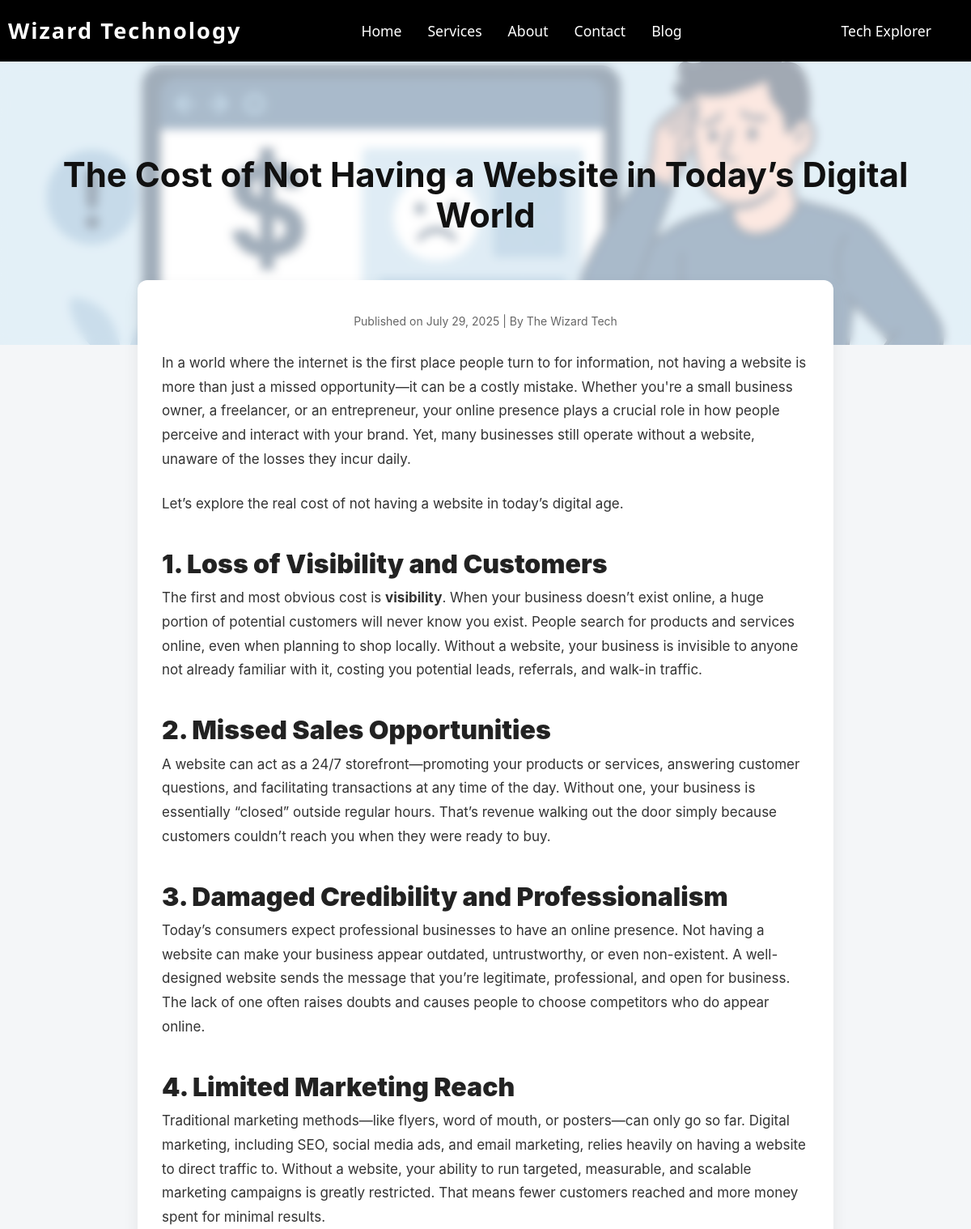
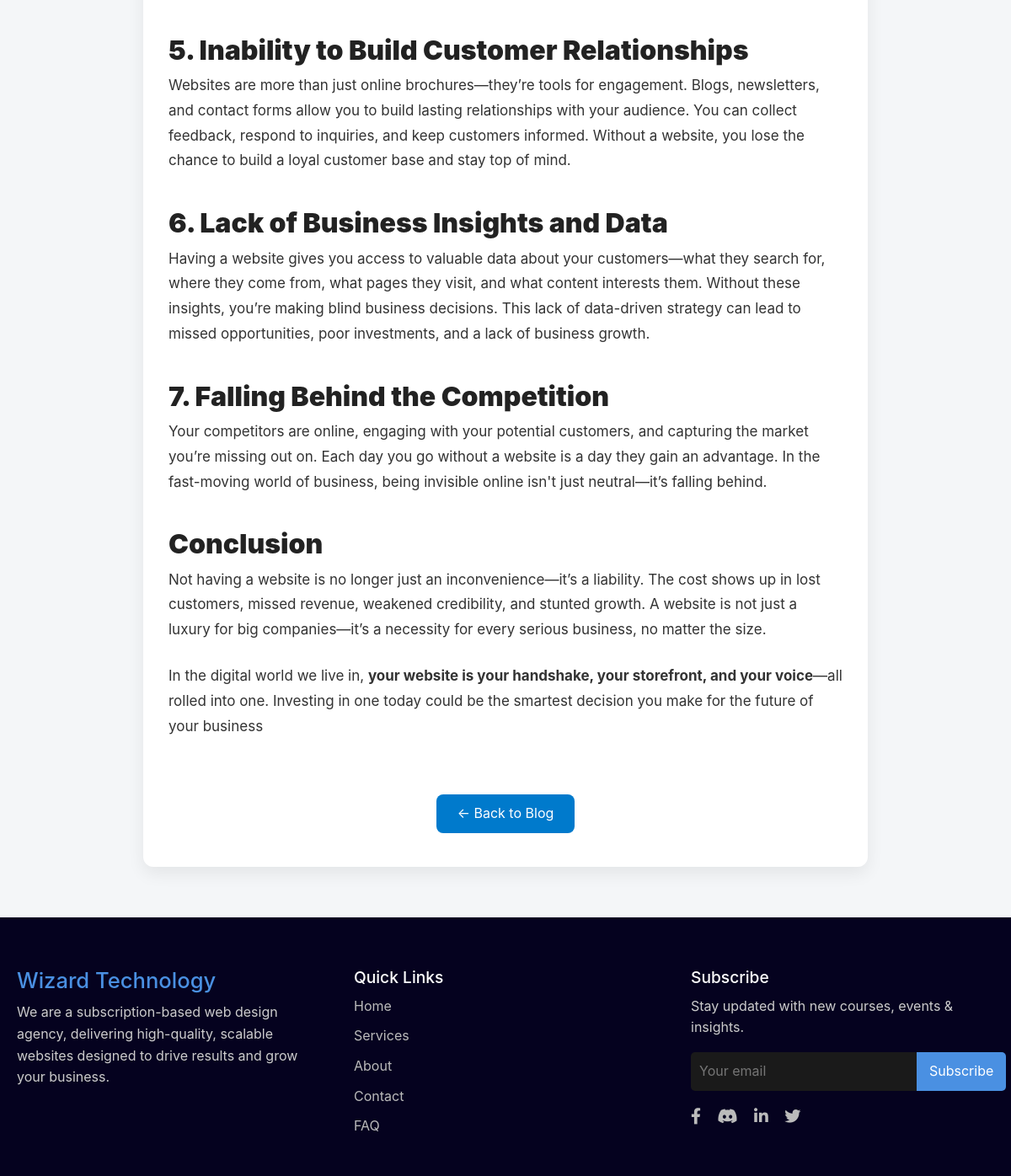
The app's page /blog/2/ with its own data (2 pictures, top to bottom).
### wizard/models.py (models this page shows, shortened)
class Blog(models.Model):
    title = models.CharField(max_length=500)
    image = models.ImageField(upload_to='blog_image/')
    body = RichTextUploadingField()
    tag = models.CharField(max_length=50, blank=True, null=True)
    posted_at = models.DateTimeField(auto_now_add=True, null=True, blank=True)
    author = models.CharField(max_length=100, blank=True, null=True)

### wizard/views.py (the view)
# urls.py: path('blog/<int:id>/', blog_detail, name='blog_detail'),
def blog_detail(request, id):
    post = get_object_or_404(Blog, id=id)
    return render(request, 'blog_detail.html', {'post': post})

### wizard/templates/blog_detail.html (shortened to what this page needs)
{% extends 'base.html' %}
{% load static %}
{% block content %}
  <div class="hero">
    <h1>{{ post.title }}</h1>
  </div>
  <div class="container">
    <div class="meta">
      Published on {{ post.posted_at|date:"F d, Y" }} | By {{ post.author }}
    </div>
    <div class="post-content">
      {{ post.body|safe }}
    </div>
    <a href="{% url 'blog' %}" class="back-button">← Back to Blog</a>
  </div>
{% endblock %}

### static/css/style.css (style rules this page uses)
*, *::before, *::after { box-sizing: border-box; margin: 0; padding: 0; }
html, body { width: 100%; overflow-x: hidden; font-family: 'Poppins', sans-serif; }
.container { max-width: 1200px; margin: auto; padding: 20px; display: flex; flex-direction: column; align-items: center; justify-content: center; }
.hero h1 { font-size: 3rem; font-weight: 700; margin-bottom: 20px; color: #edf8f8; }

### wizard/templates/base.html (style rules this page uses)
body { margin: 0; padding: 0; font-family: 'Segoe UI', Tahoma, Geneva, Verdana, sans-serif; background-color: #040011; color: #c3f2f8; line-height: 1.6; }

### records on screen
Blog: title "The Cost of Not Having a Website in Today’s Digital World", posted_at "July 29, 2025", author "The Wizard Tech", body "In a world where the internet is the first place people turn to for information, not having a website is more than just a missed opportunity—it can be a costly mistake. Whether you're a small business owner, a freelancer, or an entrepreneur, your online presence plays a crucial role in how people perceive and interact with your brand. Yet, many businesses still operate without a website, unaware of the losses they incur daily. Let’s explore the real cost of not having a website in today’s digital age. 1. Loss of Visibility and Customers The first and most obvious cost is visibility . When your business doesn’t exist online, a huge portion of potential customers will never know you exist.…"
